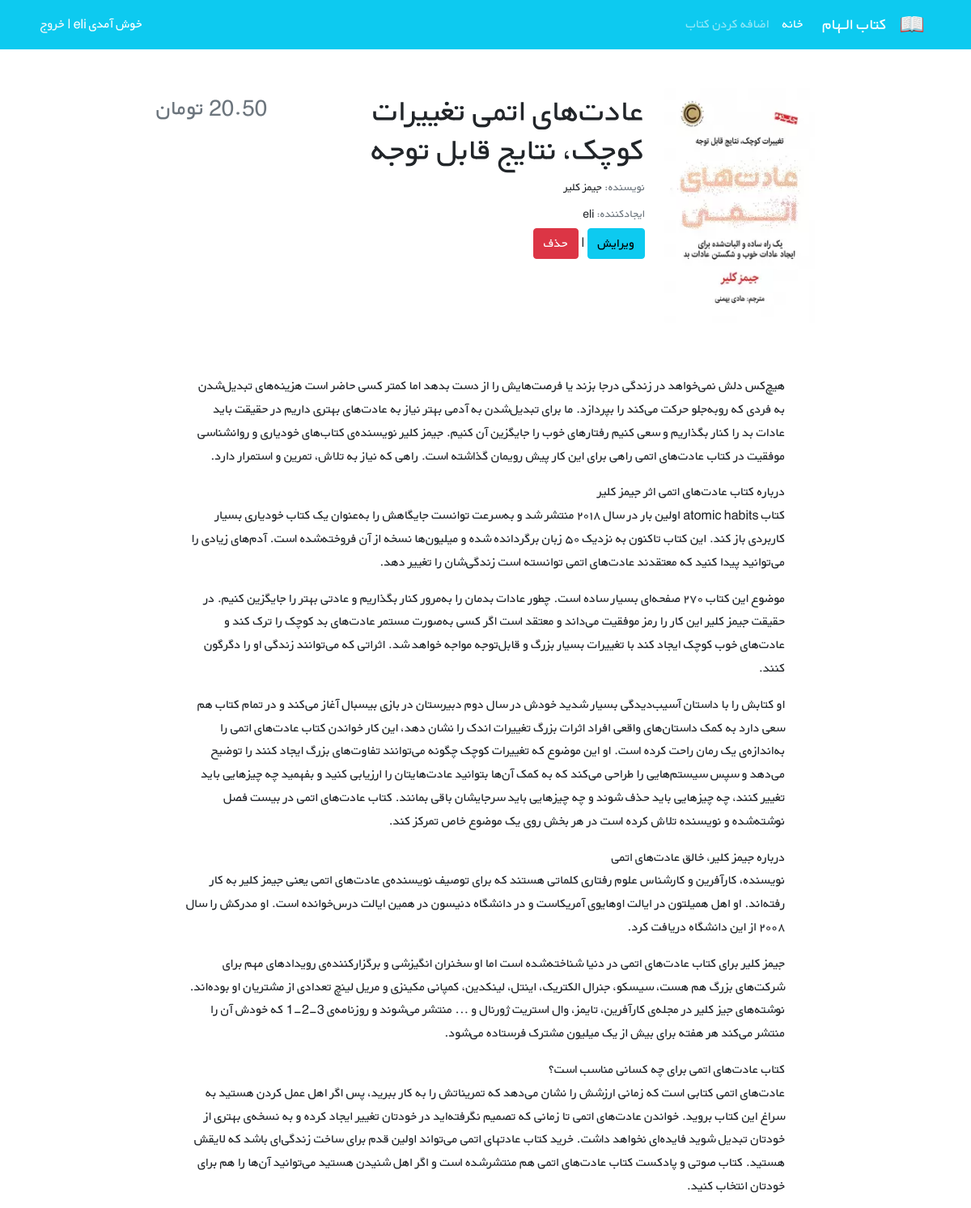
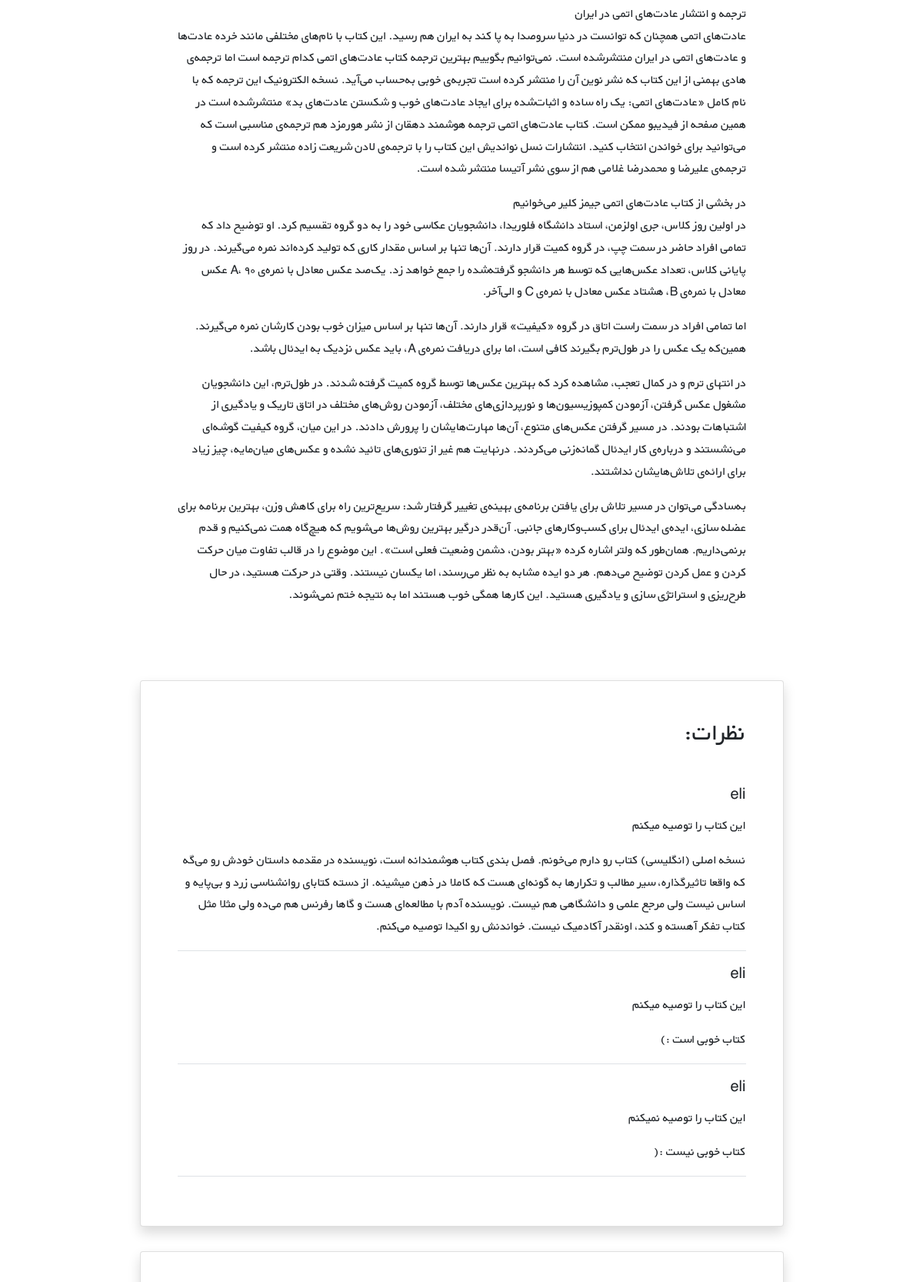
The app's page /books/3/ (signed in, upper part) with its own data (2 pictures, top to bottom).
### books/models.py (models this page shows, shortened)
class Book(models.Model):
    title = models.CharField(max_length=200)
    description = models.TextField()
    author = models.CharField(max_length=50)
    price = models.DecimalField(max_digits=5, decimal_places=2)
    cover = models.ImageField(upload_to='covers/', blank=True)
    user = models.ForeignKey(get_user_model(),on_delete=models.CASCADE)

class Comment(models.Model):
    user = models.ForeignKey(get_user_model(), on_delete=models.CASCADE)
    book = models.ForeignKey(Book, on_delete=models.CASCADE, related_name='comments')
    text = models.TextField()
    datetime_created = models.DateTimeField(auto_now_add=True)
    is_active = models.BooleanField(default= True)
    recommend = models.BooleanField(default= True)

### accounts/models.py (models this page shows)
class CustomUser(AbstractUser):
    age = models.PositiveIntegerField(null=True, blank= True)

### books/views.py (the view)
# urls.py: path('<int:pk>/', book_detail_view, name='book_detail'),
@login_required()
def book_detail_view(request, pk):
    book = get_object_or_404(Book, pk=pk)
    book_comments = book.comments.all()
    if request.method == 'POST':
        comment_form = CommentForm(request.POST)
        if comment_form.is_valid():
            new_comment = comment_form.save(commit=False)
            new_comment.book = book
            new_comment.user = request.user
            new_comment.save()
            comment_form = CommentForm()
    else:
        comment_form = CommentForm()
    return render(request, 'books/book_detail.html',
                  {'book': book, 'comments': book_comments, 'comment_form': comment_form})

### books/templates/books/book_detail.html (shortened to what this page needs)
{% extends '_base.html' %}
{% load crispy_forms_tags %}
{% block content %}
    <div class="container mt-5" dir="rtl">
        <div class="">
            <div class="">
                <div class="d-flex justify-content-center">
                    <div class="row w-sm-75 w-100">
                        <div class="col-xs-12 col-md-3 d-flex justify-content-center">
                            <div>
                                {% if  book.cover %}
                                    <img src="{{ book.cover.url }}"
                                         class="img-fluid rounded-start" alt="...">
                                {% endif %}
                            </div>
                        </div>
                        <div class="col-xs-12 col-md-6 text-center text-md-end mt-md-1 mt-4">
                            <h1>{{ book.title }}</h1>
                            <h5 class="small my-1"><span class="text-muted">نویسنده: </span>{{ book.author }}</h5>
                            <h5 class="small my-1"><span class="text-muted">ایجادکننده: </span>{{ book.user }}</h5>
                            {% if book.user == user %}
                                <a href="{% url 'book_update' book.id %}" class="btn btn-info"> ویرایش</a>
                                <span> | </span>
                                <a href="{% url 'book_delete' book.id %}" class="btn btn-danger"> حذف</a>
                            {% endif %}
                        </div>
                        <div class="col-xs-12 col-md-3 d-flex flex-column">
                            <h3 class="align-self-center pt-2 text-muted align-self-md-end">
                                {{ book.price }} تومان
                            </h3>
                        </div>
                    </div>
                </div>
                <div class="d-flex justify-content-center">
                    <div class="my-3 p-5 w-sm-75 w-100">
                        {{ book.description|linebreaks }}
                    </div>
                </div>
                <div class="d-flex justify-content-center">
                    <div class="card shadow my-3 p-5 w-sm-75 w-100">
                        <h2 class="mb-5">نظرات:</h2>
                        {% for comment in comments %}
                            {% if comment.is_active %}
                                <div class="border-bottom mb-3">
                                    <h5 class="mb-3">{{ comment.user.username }}</h5>
                                    {% if comment.recommend %}
                                        <p> این کتاب را توصیه میکنم</p>
                                    {% else %}
                                        <p>این کتاب را توصیه نمیکنم</p>
                                    {% endif %}
                                    <p>{{ comment.text|linebreaks }}</p>
                                </div>
                            {% endif %}
                        {% endfor %}
                    </div>
                </div>
                <div class="d-flex justify-content-center">
                    <div class="card shadow my-3 p-5 w-sm-75 w-100">
                    </div>
                </div>
            </div>
        </div>
    </div>
{% endblock %}}

### static/css/style.css (style rules this page uses)
* { font-family: 'BYekan', sans-serif; line-height: 1.8rem; }
@media (min-width: 576px) { .w-sm-75 { width: 75%!important; } }

### records on screen
Book: cover (picture), title "عادت‌های اتمی تغییرات کوچک، نتایج قابل توجه", author "جیمز کلیر", user "eli", description "هیچ‌کس دلش نمی‌خواهد در زندگی درجا بزند یا فرصت‌هایش را از دست بدهد اما کمتر کسی حاضر است هزینه‌های تبدیل‌شدن به فردی که روبه‌جلو حرکت می‌کند را بپردازد. ما برای تبدیل‌شدن به آدمی بهتر نیاز به عادت‌های بهتری داریم در حقیقت باید عادات بد را کنار بگذاریم و سعی کنیم رفتارهای خوب را جایگزین آن کنیم. جیمز کلیر نویسنده‌ی کتاب‌های خودیاری و روانشناسی موفقیت در کتاب عادت‌های اتمی راهی برای این کار پیش رویمان گذاشته است. راهی که نیاز به تلاش، تمرین و استمرار دارد. درباره کتاب عادت‌های اتمی اثر جیمز کلیر کتاب atomic habits اولین بار در سال ۲۰۱۸ منتشر شد و به‌سرعت توانست جایگاهش را به‌عنوان یک کتاب خودیاری بسیار کاربردی باز کند. این کتاب تاکنون به نزدیک ۵۰ زبان برگردانده شده و میلیون‌ها نسخه از آن…"
Comment: user.username "eli", recommend "این کتاب را توصیه میکنم", text "نسخه اصلی (انگلیسی) کتاب رو دارم می‌خونم. فصل بندی کتاب هوشمندانه است، نویسنده در مقدمه داستان خودش رو می‌گه که واقعا تاثیرگذاره، سیر مطالب و تکرارها به گونه‌ای هست که کاملا در ذهن میشینه‌. از دسته کتابای روانشناسی زرد و بی‌پایه و اساس نیست ولی مرجع علمی و دانشگاهی هم نیست. نویسنده آدم با مطالعه‌ای هست و گاها رفرنس هم می‌ده ولی مثلا مثل کتاب تفکر آهسته و کند، اونقدر آکادمیک نیست‌. خواندنش رو اکیدا توصیه می‌کنم."
Comment: user.username "eli", recommend "این کتاب را توصیه میکنم", text "کتاب خوبی است :)"
Comment: user.username "eli", recommend "این کتاب را توصیه نمیکنم", text "کتاب خوبی نیست :("
